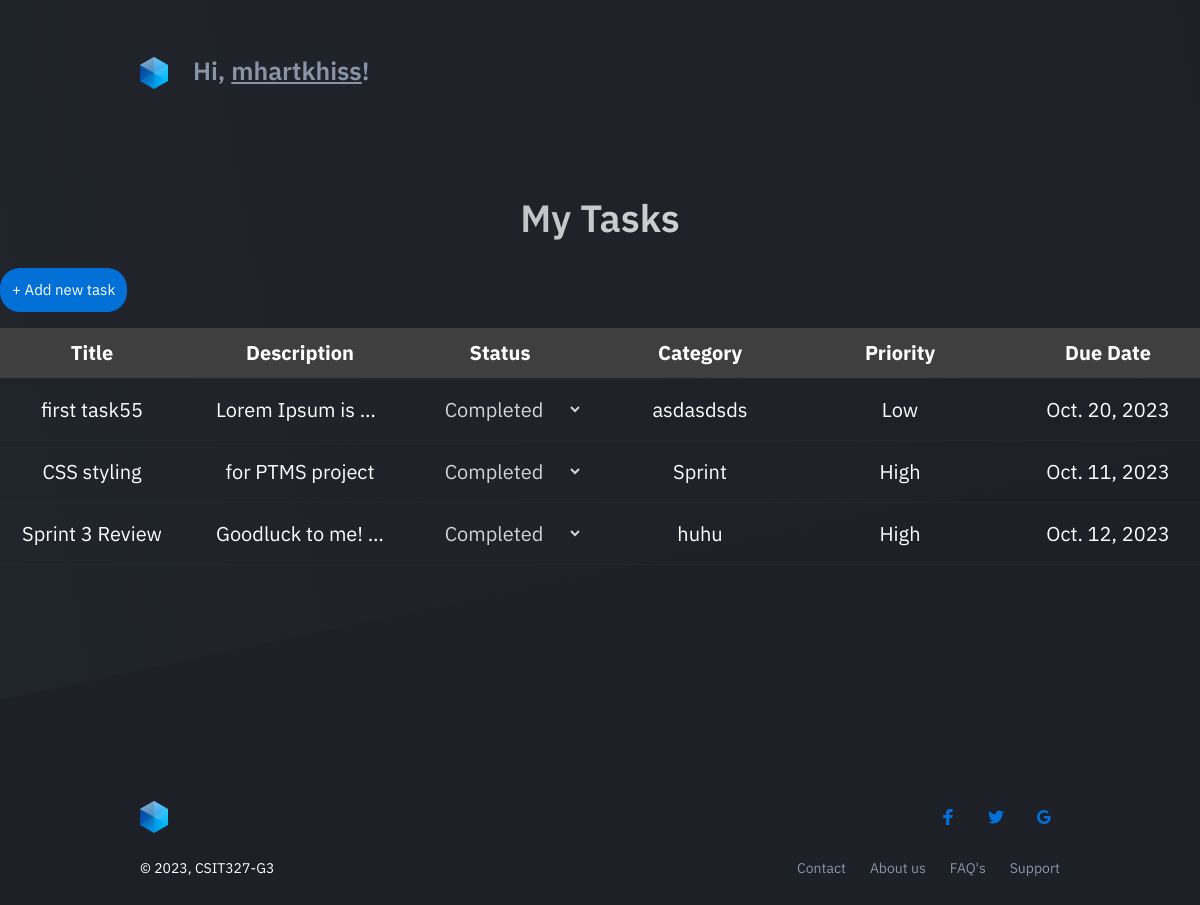
The app's page /tasks/ (signed in), older data.
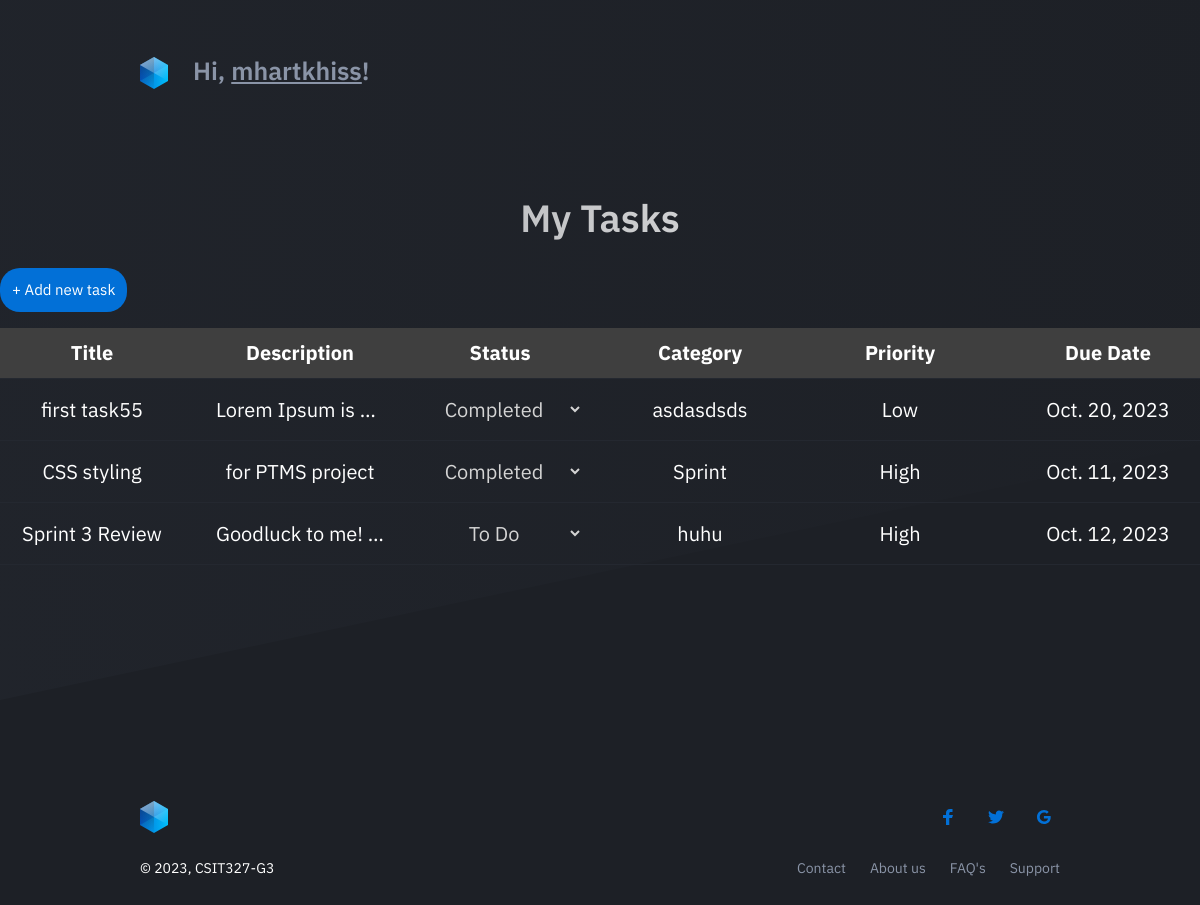
The same page, newer data.
### PTMSApp/models.py (models this page shows, shortened)
class Task(models.Model):
    title = models.CharField(max_length=255)
    description = models.TextField(null=True)
    priority = models.CharField(max_length=10)
    due_date = models.DateField()
    user = models.ForeignKey(User, on_delete=models.CASCADE)
    status = models.CharField(max_length=20, choices=(
        ('todo', 'To Do'),
        ('inprogress', 'In Progress'),
        ('completed', 'Completed'),
    ), default='todo')
    category = models.CharField(max_length=255, null=True)

### PTMSApp/views.py (the view)
# urls.py: path('tasks/', views.userprofile_view, name='userprofile'),
def userprofile_view(request):
    if request.user.is_authenticated:
        user = request.user
        tasks = Task.objects.filter(user=user)  # Retrieve tasks for the current user
        if request.method == 'POST':
            task_id = request.POST.get('task_id')
            new_status = request.POST.get('new_status')
            task = Task.objects.get(id=task_id)
            task.status = new_status
            task.save()
        has_tasks = len(tasks) > 0
        return render(request, 'PTMSApp/userprofile.html', {'user': user, 'tasks': tasks, 'has_tasks': has_tasks})
    else:
        return redirect('login')

### PTMSApp/templates/PTMSApp/userprofile.html (shortened to what the changed rows need)
{% load static %}
<!DOCTYPE html>
<html lang="en" class="no-js">
<head>
    <link rel="stylesheet" type="text/css" href="{% static 'css/style.css' %}">
    <link rel="stylesheet" type="text/css" href="{% static 'css/userprofile.css' %}">
</head>
<body class="is-boxed has-animations">
<div class="page-container">
    <div class="body-wrap">
        <header class="site-header">
            <div class="container">
                <div class="site-header-inner">
                    <div class="brand header-brand">
                        <h1 class="m-0">
                            <a href="#" class="header-link">
                                <div class="header">
                                    <img class="header-logo-image" src="{% static 'images/logo.svg' %}" alt="Logo">
                                    <p><strong>Hi, <span class="username">{{ user.username }}</span>!</strong></p>
                                </div>
                            </a>
                        </h1>
                    </div>
                </div>
            </div>
        </header>
        <main>
            <section class="user-tasks" id="taskSection">
                <div class="tasks-header">
                    <h2>My Tasks</h2>
                </div>
                <div class="button-container">
                <table id="taskTable">
                    <thead>
                        <tr>
                            <th>Title</th>
                            <th>Description</th>
                            <th>Status</th>
                            <th>Category</th>
                            <th>Priority</th>
                            <th>Due Date</th>
                        </tr>
                    </thead>
                    <tbody>
                        {% for task in tasks %}
                        <tr class="task-row"
                            data-task-id="{{ task.id }}"
                            data-task-title="{{ task.title }}"
                            data-task-description="{{ task.description }}"
                            data-task-priority="{{ task.priority }}"
                            data-task-due-date="{{ task.due_date }}"
                            data-task-category="{{ task.category }}"
                            data-task-status="{{ task.status }}">
                            <td>{{ task.title }}</td>
                            <td>{{ task.description }}</td>
                            <td>
                                <select class="status-dropdown" data-task-id="{{ task.id }}">
                                    <option value="todo" {% if task.status == 'todo' %}selected{% endif %}>To Do</option>
                                    <option value="completed" {% if task.status == 'completed' %}selected{% endif %}>Completed</option>
                                </select>
                            </td>
                            <td>{{ task.category }}</td>
                            <td>{{ task.priority }}</td>
                            <td>{{ task.due_date }}</td>
                        </tr>
                        {% endfor %}
                    </tbody>
                </table>
            </div>
            </section>
        </main>
    </div>
</div>
</body>
</html>

Row changes from the older to the newer data that the page shows:
changed Task "Sprint 3 Review": status+id "Completed" → "To Do"
